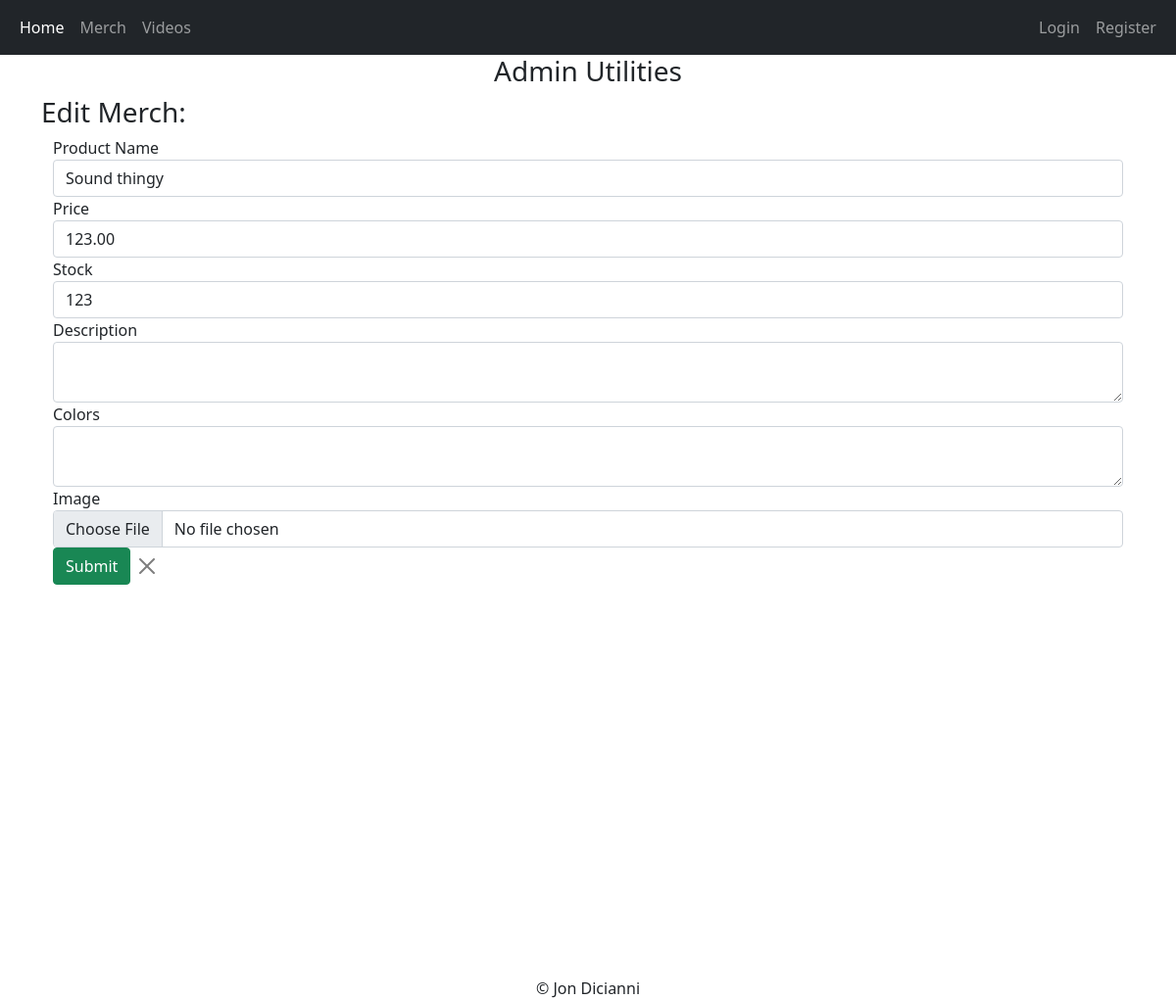
The page /updateproduct/2 on the database its author committed.
### app/models.py (models this page shows, shortened)
class Product(db.Model):
    id = db.Column(db.Integer, primary_key=True)
    name = db.Column(db.String(200), nullable=False)
    price = db.Column(db.Numeric(10,2), nullable=False)
    stock = db.Column(db.Integer, nullable=False)
    colors = db.Column(db.Text, nullable=False)
    description = db.Column(db.Text, nullable=False)
    date_created = db.Column(db.DateTime, nullable=False, default=datetime.utcnow)
    image = db.Column(db.String(150), nullable=False, default='image.jpg')

### app/routes.py (the view, shortened to what this page needs)
@app.route('/updateproduct/<int:product_id>', methods=['GET', 'POST'])
def updateproduct(product_id):
    product = Product.query.get_or_404(product_id)
    form = AddProduct()
    return render_template('updateproduct.html', product=product, form=form)

### app/forms.py
class AddProduct(FlaskForm):
    name = StringField('Product Name', validators=[DataRequired()])
    price = IntegerField('Price', validators=[DataRequired()])
    stock = IntegerField('Stock', validators=[DataRequired()])
    description = TextAreaField('Description', validators=[DataRequired()])
    colors = TextAreaField('Colors', validators=[DataRequired()])
    image = FileField('Image', validators=[FileRequired(), FileAllowed(['jpg','png', 'gif', 'jpeg'])])
    submit = SubmitField()

### app/templates/updateproduct.html (shortened to what this page needs)
{% extends 'base.html' %}
{% block content %}
<h3 class='text-center'>Admin Utilities</h3>
<h3>Edit Merch:</h3>
<div class="container">
    <form action="" autocomplete="off" method="post" enctype="multipart/form-data">
        <div class="form-group">
            <fieldset>
                {{ form.name.label }}
                {{ form.name(class='form-control', value=product.name) }}
            </fieldset>
            <fieldset>
                {{ form.price.label }}
                {{ form.price(class='form-control', value=product.price) }}
            </fieldset>
            <fieldset>
                {{ form.stock.label }}
                {{ form.stock(class='form-control', value=product.stock) }}
            </fieldset>
            <fieldset>
                {{ form.description.label }}
                {{ form.description(class='form-control', value=product.description) }}
            </fieldset>
            <fieldset>
                {{ form.colors.label }}
                {{ form.colors(class='form-control', value=product.colors) }}
            </fieldset>
            <fieldset>
                {{ form.image.label }}
                {{ form.image(class='form-control', placeholder='Image') }}
            </fieldset>
        </div>
        {{ form.submit(class='btn btn-success') }}
        <a href="{{url_for('admin')}}" class='btn btn-close'></a>
    </form>
</div>
{% endblock content %}

### rows shown on the page
Product: name "Sound thingy", price "123.00", stock "123"
